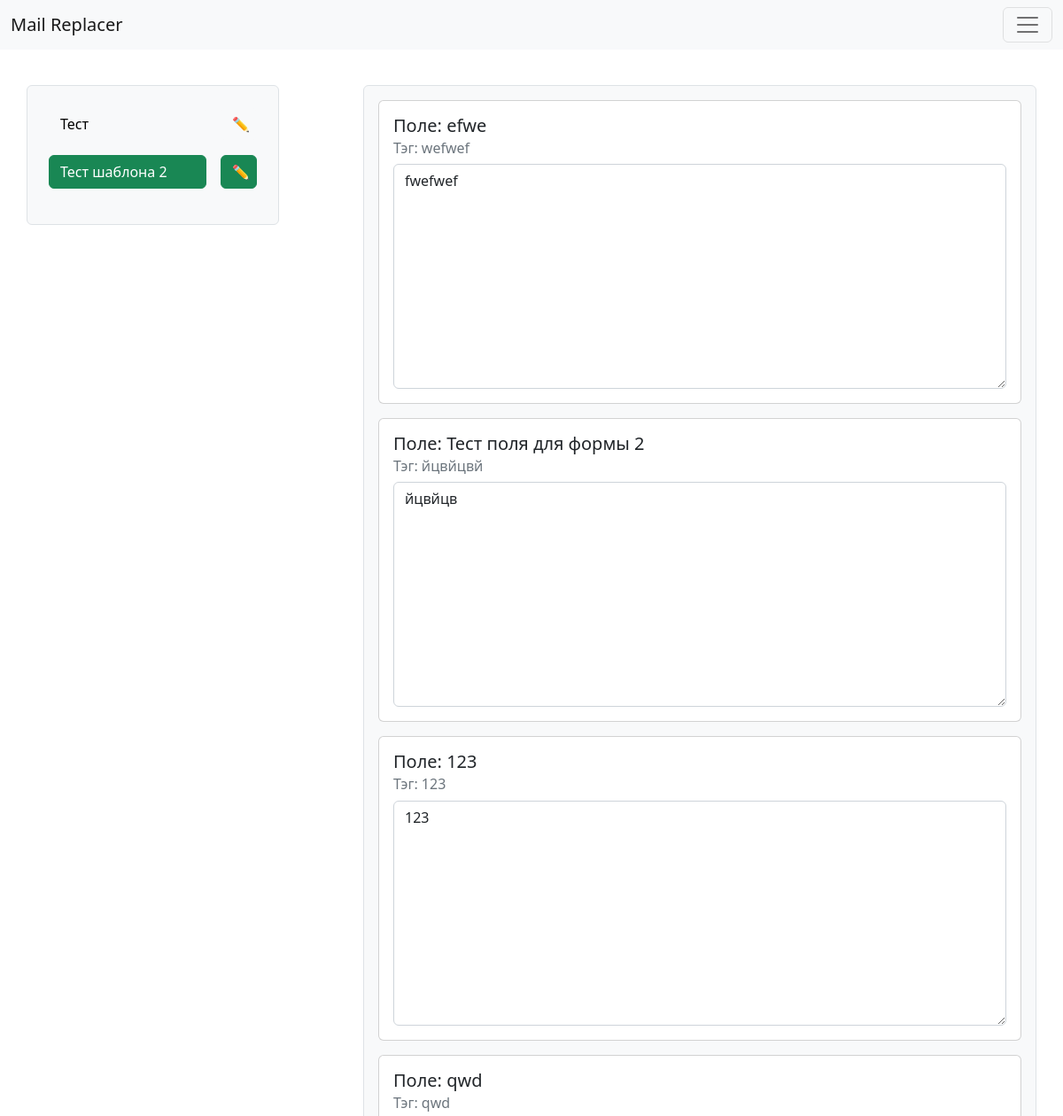
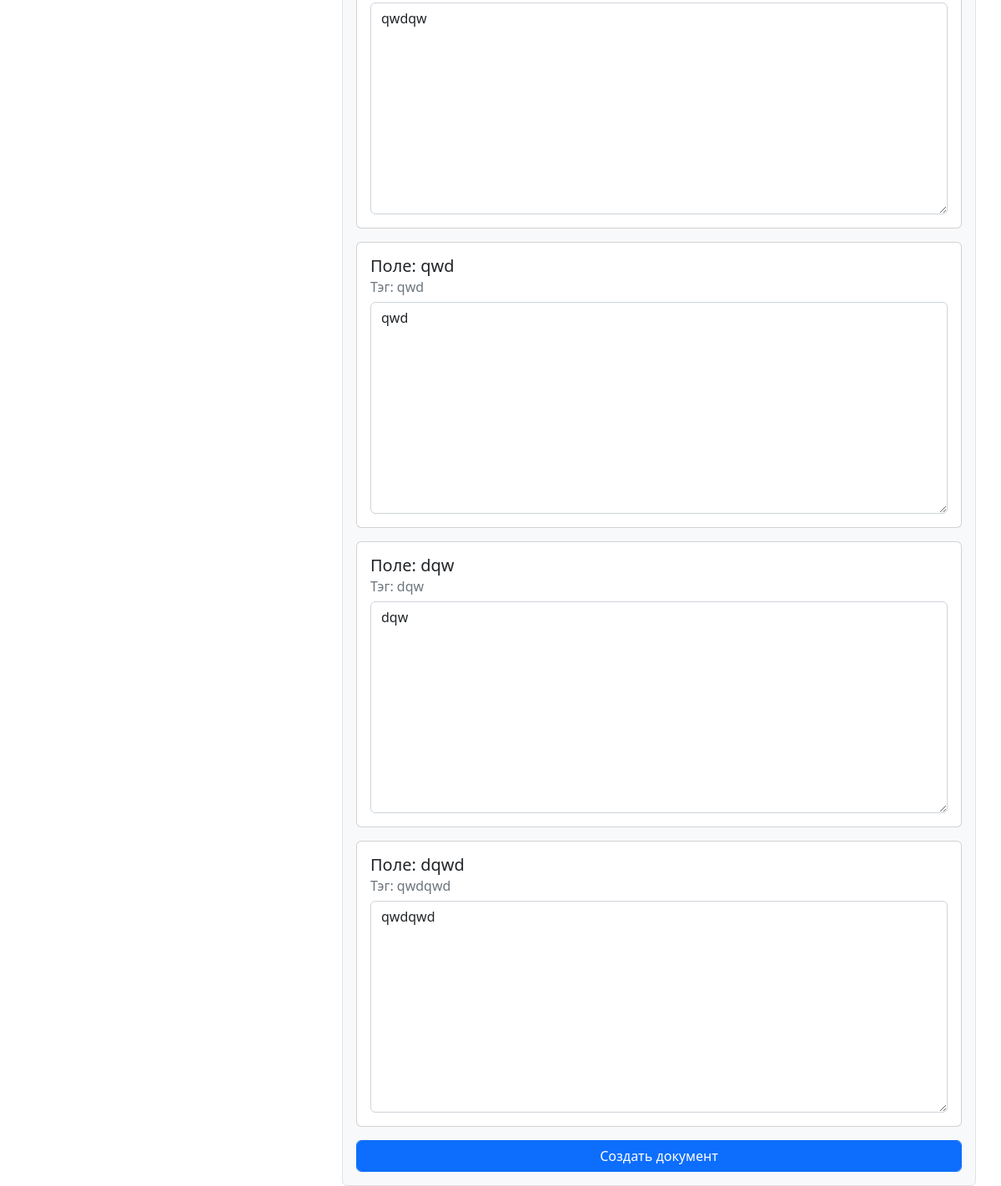
The app's page /template/2/ (signed in), older data (2 pictures, top to bottom).
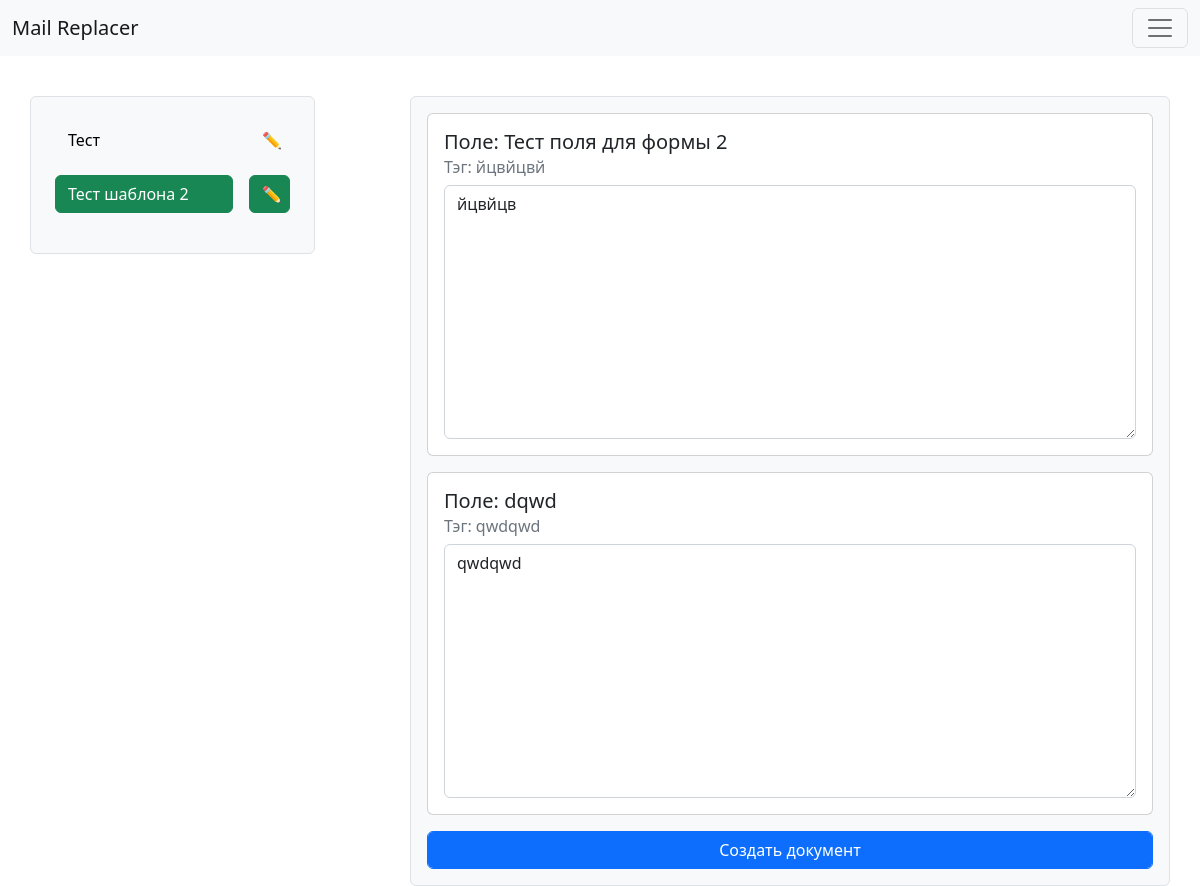
The same page, newer data.
### Replacer/models.py (models this page shows, shortened)
class Template(models.Model):
    title = models.CharField(max_length=255, db_index=True, verbose_name='Наименование шаблона')
    file = models.FileField(upload_to='templates/%Y/%m/%d/', blank=False, verbose_name='Файл шаблона')
    def get_absolute_url(self):
        return reverse('template', kwargs={"pk": self.pk})
    class Meta:
        verbose_name = 'Шаблон'
        verbose_name_plural = 'Шаблоны'
        ordering = ['pk']

class ReplaceField(models.Model):
    title = models.CharField(
        max_length=255, db_index=True, verbose_name='Имя поля для замены')
    replace_value = models.TextField(blank=False, verbose_name='Значение')
    tag = models.CharField(max_length=255, verbose_name='Тэг')
    template = models.ForeignKey(
        Template, on_delete=models.PROTECT, null=False, verbose_name='Id шаблона')
    class Meta:
        verbose_name = 'Заменяемое поле'
        verbose_name_plural = 'Заменяемые поля'
        ordering = ['template']

### Replacer/views.py (the view)
# urls.py: path('template/<int:pk>/', TemplateDetailView.as_view(), name='template'),
class TemplateDetailView(LoginRequiredMixin, DetailView):
    model = Template
    template_name = 'Replacer/template_replace.html'
    login_url = '/login/'
    def get_form_list(self, fields_list):
        return [ReplaceFieldFormUpdate(instance=field_obj) for field_obj in fields_list]
    def get_context_data(self, *, object_list=None, **kwargs):
        context = super().get_context_data(**kwargs)
        context['pk'], context['path'] = self.pk, self.request.path
        context['form_list'] = self.get_form_list(
            ReplaceField.objects.filter(template_id=self.pk))
        context['field_list'] = ReplaceField.objects.filter(
            template_id=self.pk)
        return context
    def get(self, request, *args, **kwargs):
        self.pk = self.kwargs.get(self.pk_url_kwarg)
        return super().get(request, *args, **kwargs)

### Replacer/templatetags/custom_filters.py (called while the page is built)
@register.inclusion_tag('Replacer/include/_template_bar.html')
def show_template_bar(path):
    template_list = Template.objects.all()
    return {'template_list':template_list, 'path':path}

@register.simple_tag(name='forindex')
def forindex(list_obj, index):
    return list_obj[index]

### Replacer/templates/Replacer/template_replace.html (shortened to what this page needs)
{% extends 'base.html' %}
{% load custom_filters %}
{% block container %}
<div class="container">
    <div class="row justify-content-between">
        <div class="col-md-3 p-3 align-self-start border rounded bg-light mb-3">
            {% show_template_bar path %}
        </div>
        {% if pk %}
        {% if form_list %}
        <div class="col-md-8 bg-light p-3 border rounded">
            <form action="{% url 'create_document' pk %}" method="POST" enctype="multipart/form-data">
                {% for form in form_list %}
                {% forindex field_list forloop.counter0 as field %}
                <div class="card mb-3">
                    <div class="card-body">
                        <h5 class="card-title">Поле: {{field.title}}</h5>
                        <h6 class="card-subtitle mb-2 text-muted">Тэг: {{field.tag}}</h6>
                        <p class="card-text">{{ form.replace_value }}</p>
                    </div>
                </div>
                {% endfor %}
                <button type="submit" class="btn btn-primary form-control">Создать документ</button>
            </form>
            {% else %}
            <div class="col-md-9 bg-light p-3 border rounded">
                <h5 class="card-title">Поля для замены не созданы</h5>
            </div>
            {% endif %}
            {% endif %}
        </div>
    </div>
</div>
{% endblock %}

### templates/base.html (shortened to what this page needs)
<!doctype html>
{% load static %}
<html lang="ru">
<head>
    <link href="https://cdn.jsdelivr.net/npm/bootstrap@5.2.1/dist/css/bootstrap.min.css" rel="stylesheet"
>
</head>
<body>
    {% if request.user.is_authenticated %}{% include 'include/_navbar.html' %}{% endif %}
    {% block container %}Созданные шаблоны отсутствуют{% endblock %}
</body>
</html>

### templates/include/_navbar.html (shortened to what this page needs)
{% load static %}
<nav class="navbar bg-light fixed-top">
  <div class="container-fluid">
    <a class="navbar-brand" href="{% url 'home' %}">Mail Replacer</a>
    <button class="navbar-toggler" type="button" data-bs-toggle="offcanvas" data-bs-target="#offcanvasNavbar"
      aria-controls="offcanvasNavbar">
      <span class="navbar-toggler-icon"></span>
    </button>
  </div>
</nav>
<div class="separator pt-5 pb-5"></div>

### Replacer/templates/Replacer/include/_template_bar.html (shortened to what this page needs)
{% block template_bar %}
<table class="table table-borderless">
    <tbody>
        {% for template in template_list %}
        <tr>
            <td><a class="d-flex btn {% if template.get_absolute_url == path %}btn-success{% else %}btn-light{% endif %}" href="{{template.get_absolute_url}}">{{template.title}}</a></td>
            <td style="max-width: 48px;"><a class="d-flex btn {% if template.get_absolute_url == path %}btn-success{% else %}btn-light{% endif %}" href="{% url 'fields_list' template.pk %}">✏️</a></td>
        </tr>
        {% endfor %}
    </tbody>
</table>
{% endblock %}

Row changes from the older to the newer data that the page shows:
removed ReplaceField: title "efwe", tag "wefwef", replace_value "fwefwef"
removed ReplaceField: title "123", tag "123", replace_value "123"
removed ReplaceField: title "qwd", tag "qwd", replace_value "qwdqw"
removed ReplaceField: title "qwd", tag "qwd", replace_value "qwd"
removed ReplaceField: title "dqw", tag "dqw", replace_value "dqw"
Text that changed along with them:
list line gone: "Поле: Тэг:"
